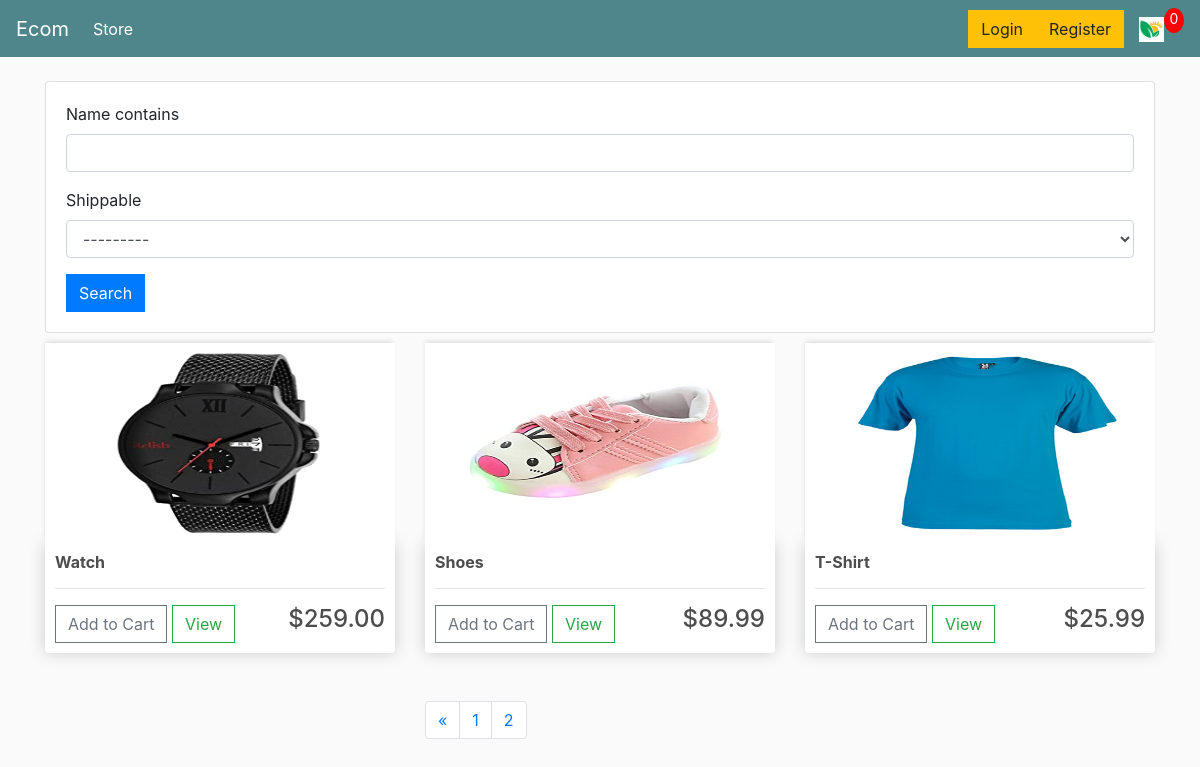
Screenshot of /?page=2 with the database file from the repository.
### store/models.py (models this page shows)
class Product(models.Model):
    CATEGORY = (
        ('Digital', 'Digital'),
        ('Not Digital', 'Not Digital'),
    )
    name=models.CharField(max_length=200,null=True)
    price=models.DecimalField(max_digits=7,decimal_places=2)
    digital=models.BooleanField(default=False,null=True,blank=True)
    image=models.ImageField(null=True,blank=True)
    shippable=models.CharField(max_length=200,null=True,blank=True,choices=CATEGORY)
    @property
    def imageURL(self):
        try:
            url=self.image.url
        except:
            url=''
        return url

### store/views.py (the view)
# urls.py: path('',include('store.urls')),
def store(request):
    data = cartData(request)
    cartItems = data['cartItems']
    products=Product.objects.all()
    myFilter = ProductFilter(request.GET,queryset=products)
    products = myFilter.qs
    paginator = Paginator(products, 3)
    page = request.GET.get('page')
    try:
        products = paginator.page(page)
    except PageNotAnInteger:
        products = paginator.page(1)
    except EmptyPage:
        products = paginator.page(paginator.num_pages)
    context={'products':products,'cartItems':cartItems,'myFilter':myFilter}
    return render(request,'store/store.html',context)

### store/utils.py (called while the page is built, shortened)
def cookieCart(request):
    try:
        cart = json.loads(request.COOKIES['cart'])
    except:
        cart = {}
    print('Cart:', cart)
    items = []
    order = {'get_cart_total': 0, 'get_cart_items': 0, 'shipping': False}
    cartItems = order['get_cart_items']
    return {'cartItems':cartItems,'order':order,'items':items}

def cartData(request):
    if request.user.is_authenticated:
        customer = request.user.customer
        order, created = Order.objects.get_or_create(customer=customer, complete=False)
        items = order.orderitem_set.all()
        cartItems = order.get_cart_items
    else:
        cookieData = cookieCart(request)
        cartItems = cookieData['cartItems']
        order = cookieData['order']
        items = cookieData['items']
    return {'cartItems':cartItems,'order':order,'items':items}

### store/templates/store/store.html (shortened to what this page needs)
{% extends 'store/main.html' %}
{% load static %}
{% load crispy_forms_tags %}
{% block content %}
<div class="row">
    <div class="col">
        <div class="card card-body">
            <form method="get">
                {{myFilter.form|crispy}}
                <button class="btn btn-primary" type="submit">Search</button>
            </form>
        </div>
    </div>
</div>
<div class="row">
    {% for product in products %}
        <div class="col-lg-4">
            <img class="thumbnail" src="{{product.imageURL}}">
            <div class="box-element product">
                <h6><strong>{{product.name}}</strong></h6>
                <hr>
                <button data-product="{{product.id}}" data-action="add" class="btn btn-outline-secondary add-btn update-cart">Add to Cart</button>
                <a href="#" class="btn btn-outline-success">
                    View
                </a>
                <h4 style="display: inline-block;float:right">${{product.price|floatformat:2}}</h4>
            </div>
        </div>
    {% endfor %}
</div>
<br>
<br>
<div class="row">
    <div class="col-md-4">
    </div>
    <div class="col-md-4">
            <ul class="pagination">
                {% if products.has_previous %}
                    <li class="page-item ">
                            <a class="page-link" href="?page={{products.previous_page_number}}">
                                &laquo;
                            </a>
                    </li>
                {% endif %}
                {% for p in products.paginator.page_range %}
                    {% if product.number == p %}
                        <li class="page-item active">
                            <a class="page-link" href="?page={{p}}">
                                {{p}}
                            </a>
                        </li>
                    {% else %}
                        <li class="page-item">
                            <a class="page-link" href="?page={{p}}">
                                {{p}}
                            </a>
                        </li>
                    {% endif %}
                {% endfor %}
            </ul>
    </div>
    <div class="col-md-4">
    </div>
</div>
{% endblock content %}

### static/css/main.css (style rules this page uses)
body { background-color: hsl(0, 0%, 98%); }
h1,h2,h3,h4,h5,h6 { color:hsl(0, 0%, 30%); }
.box-element { box-shadow:hsl(0, 0%, 80%) 0 0 16px; background-color: #fff; border-radius: 4px; padding: 10px; }
.thumbnail { width: 100%; height: 200px; -webkit-box-shadow: -1px -3px 5px -2px rgba(214,214,214,1); -moz-box-shadow: -1px -3px 5px -2px rgba(214,214,214,1); box-shadow: -1px -3px 5px -2px rgba(214,214,214,1); }
.product { border-radius: 0 0 4px 4px; }
.col-lg-4, .col-lg-6, .col-lg-8, .col-lg-12 { margin-top: 10px; }
.btn { border-radius: 0; }

### rows the page displays
Product: imageURL (picture), name "Watch", price "259.00"
Product: imageURL (picture), name "Shoes", price "89.99"
Product: imageURL (picture), name "T-Shirt", price "25.99"

### other values shown
{{ cartItems }} "0"
{{ p }} "1" "2"
